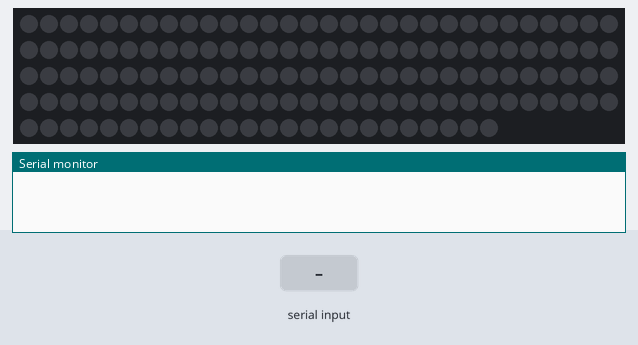
A sketch run on a simulated Arduino Uno, built with avr-gcc and run on an emulated ATmega328P. On the bench: 144 RGB LEDs in strip order, left to right, continuing on the next row, the last lines printed to the serial monitor. Inputs (shaded band) come from the test bench. Dim RGB values are drawn brighter than linear.

Above: at 4.2 s.
4.3 s: "90;45\n" received over Serial
At 7.1 s:
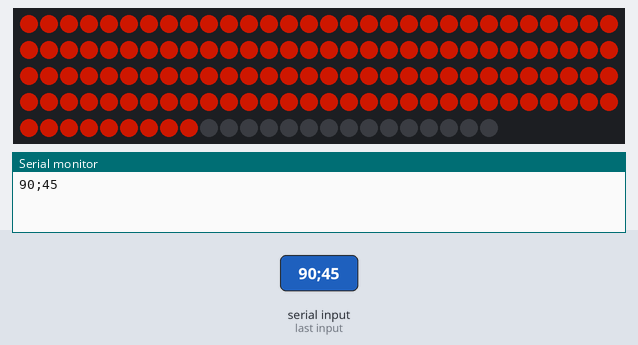
7.3 s: "5\n" received over Serial
At 9.5 s:
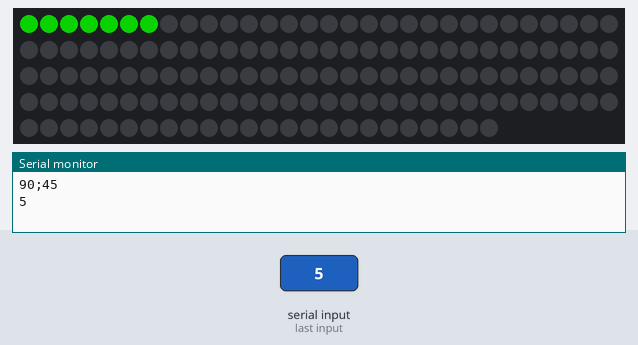
Timing chart, 0 to 11.0 s (numbered marks = the images above; inputs shaded):
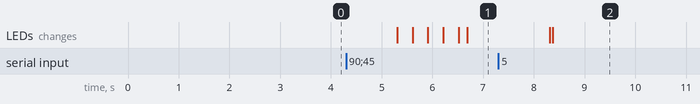

The sketch:

LedStrip.ino
```cpp
// ledstrip pins

#include <FastLED.h>

#define LED_PIN     3

// Information about the LED strip itself
#define NUM_LEDS    144
#define CHIPSET     WS2811
#define COLOR_ORDER GRB
CRGB leds[NUM_LEDS];

#define BRIGHTNESS  128

//Serial pins

String input = "";
int Value;
int R = 0;
int Lv = 0;
int G = 255;

int numLedsToLight;

void setup() {

  Serial.begin(115200);

  delay( 3000 ); // power-up safety delay
  FastLED.addLeds<CHIPSET, LED_PIN, COLOR_ORDER>(leds, NUM_LEDS).setCorrection( TypicalSMD5050 );
  FastLED.setBrightness( BRIGHTNESS );

}

void loop() {

  //FastLED.clear();

  if (Serial.available() > 0)
  {
FastLED.clear();

    input = Serial.readString();
    Serial.println(input);

    int ind1 = input.indexOf(';');
    Value = input.substring(0, ind1).toInt();

    numLedsToLight = map(Value, 0, 100, 0, NUM_LEDS);

    R =  map(Value, 0, 100, 0, 255);

    for (int led = 0; led < numLedsToLight; led++) {

      if (Lv <= R)
      {
        G = G - abs(R - Lv);
        Lv = R;

      }

      if (Lv > R)
      {
        G = G + abs(Lv - R);
        Lv = R;

      }

      leds[led].setRGB(R, G,0);
      delay(5);
      FastLED.show();
    }


  }


}
```

Measured:
- after the input at 4.3 s, the LEDs: first change after 1.0 s (image 1 shows a later state)
- after the input at 7.3 s, the LEDs: first change after 1.0 s (image 2 shows a later state)
